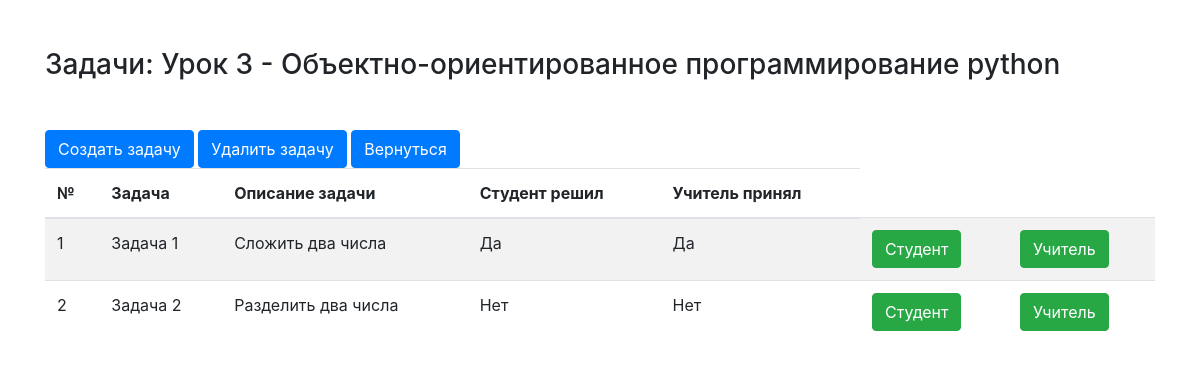
/lesson?lesson_id=3, run on the app's committed database.
### kurs/app.py (models this page shows, shortened)
class Lesson(db.Model):
	id = db.Column(db.Integer, primary_key=True)
	name = db.Column(db.String(100))
	description = db.Column(db.Text)
	tasks = db.relationship('Task', backref='lesson', lazy='dynamic')

class Task(db.Model):
	id = db.Column(db.Integer, primary_key=True)
	name = db.Column(db.String(100))
	description = db.Column(db.Text)
	created_at = db.Column(db.DateTime, default=datetime.utcnow)
	lesson_id = db.Column(db.Integer, db.ForeignKey('lesson.id'))
	solved_by_teacher = db.Column(db.Boolean, default=False)
	solved_by_student = db.Column(db.Boolean, default=False)
	completed = db.Column(db.Boolean, default=False)

### kurs/app.py (the view)
@app.route('/lesson')
def lesson():
	lesson_id = request.args.get('lesson_id', None)
	if lesson_id is not None:
		lesson = Lesson.query.filter_by(id=lesson_id).first()
		if lesson is not None:
			tasks = Task.query.all()
			return render_template('lesson.html', title=lesson.name, lesson=lesson, tasks=tasks)
	return redirect(url_for('lesson'))

### kurs/templates/lesson.html (shortened to what this page needs)
<!DOCTYPE html>
<html>
<head>
    <link rel="stylesheet" href="https://stackpath.bootstrapcdn.com/bootstrap/4.5.2/css/bootstrap.min.css">
</head>
<body>
<div class="container">
    <h3 class="my-5">Задачи: {{ lesson.name }} - {{ lesson.description }}</h3>
    <a href="{{ url_for('new_task') }}" class="btn btn-primary">Создать задачу</a>
    <a href="{{ url_for('delete_task') }}" class="btn btn-primary">Удалить задачу</a>
    <a href="{{ url_for('index') }}" class="btn btn-primary">Вернуться</a>
    <table class="table table-striped">
        <thead>
        <tr>
            <th>№</th>
            <th>Задача</th>
            <th>Описание задачи</th>
            <th>Студент решил</th>
            <th>Учитель принял</th>
        </tr>
        </thead>
        <tbody>
        {% for task in tasks %}
        <tr>
            <td>{{ task.id }}</td>
            <td>{{ task.name }}</td>
            <td>{{ task.description }}</td>
            <td>{% if task.solved_by_student %}Да{% else %}Нет{% endif %}</td>
            <td>{% if task.solved_by_teacher %}Да{% else %}Нет{% endif %}</td>
            <td>{% if not task.completed %}
                <a href="{{ url_for('task_solved_by_student', id=task.id) }}" class="btn btn-success">Студент</a>
                {% endif %}
            </td>
            <td>{% if not task.completed %}
                <a href="{{ url_for('task_solved_by_teacher', id=task.id) }}" class="btn btn-success">Учитель</a>
                {% endif %}
            </td>
        </tr>
        {% endfor %}
        </tbody>
    </table>
</div>
</body>
</html>

### data on the page
Lesson: name "Урок 3", description "Объектно-ориентированное программирование python"
Task: id "1", name "Задача 1", description "Сложить два числа", solved_by_student "Да", solved_by_teacher "Да"
Task: id "2", name "Задача 2", description "Разделить два числа", solved_by_student "Нет", solved_by_teacher "Нет"
